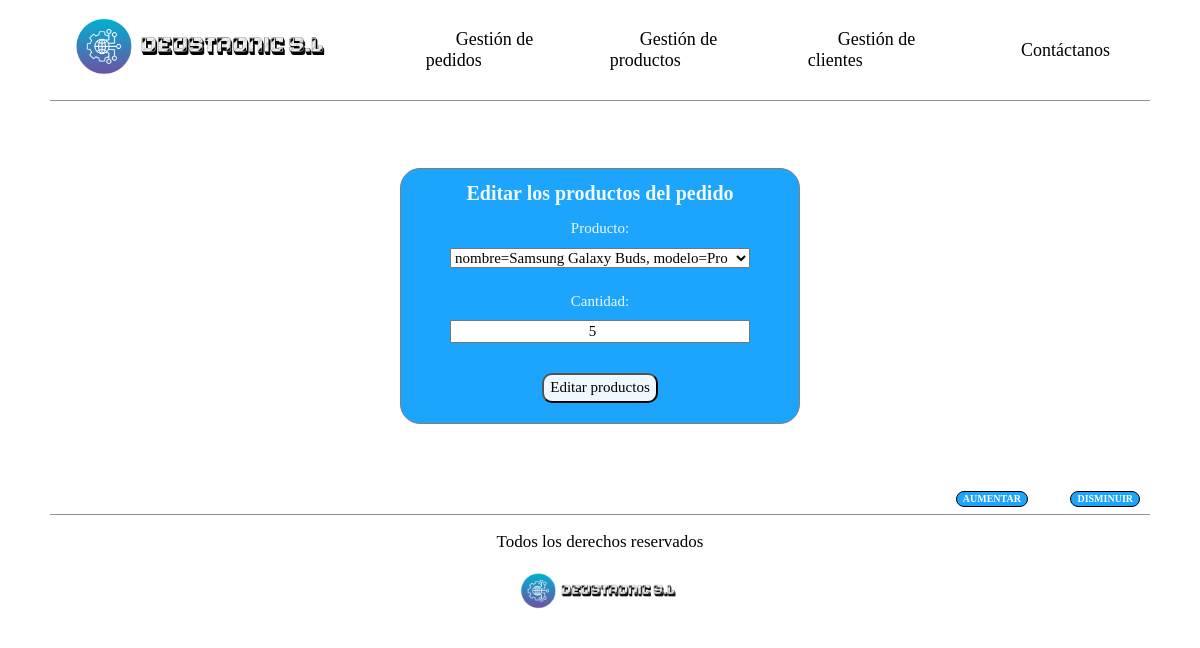
The page /deustronic/pedido/actualizar/producto/LKNC99/1233 on the database as committed earlier.
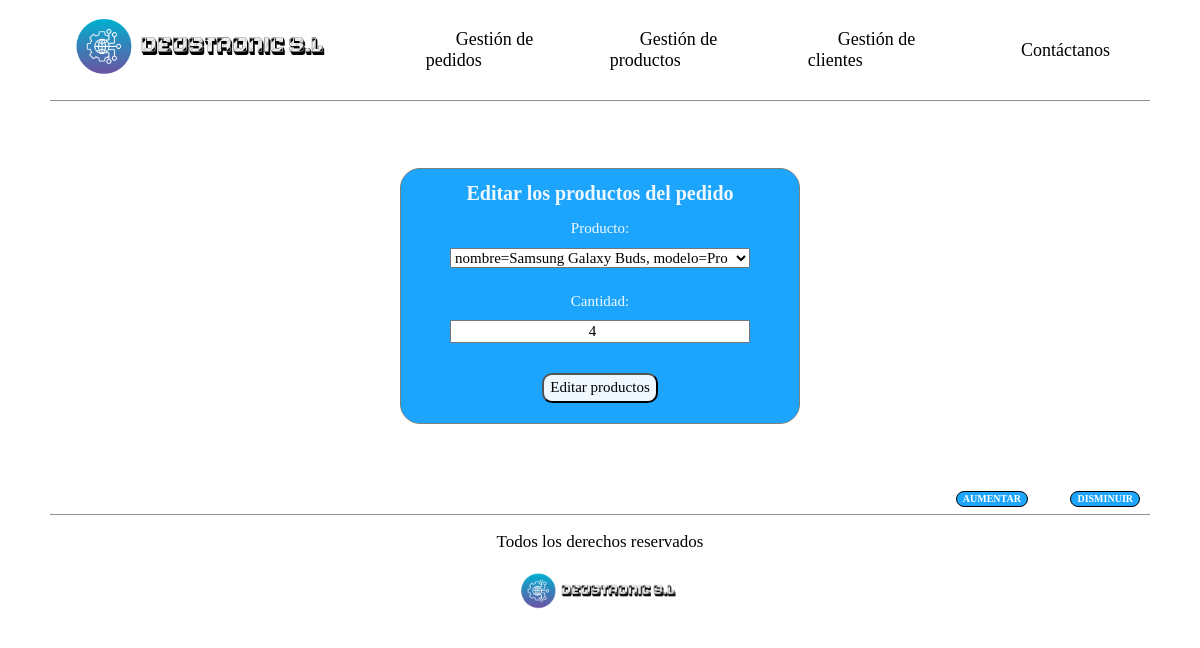
The same page on the database as committed later.
### empresaDjango/models.py (models this page shows, shortened)
class ProductoPedido(models.Model):
    producto = models.ForeignKey(Producto, on_delete=models.CASCADE)
    pedido = models.ForeignKey(Pedido, on_delete=models.CASCADE)
    cantidad = models.IntegerField()

### empresaDjango/views.py (the view, shortened to what this page needs)
# urls.py: path('pedido/actualizar/producto/<str:cod_pedido>/<str:cod_producto>', views.actualizar_productoEnPedido.as_view(),
class actualizar_productoEnPedido(UpdateView):
    model = ProductoPedido
    def get(self, request, cod_pedido, cod_producto):
        productoPedido = ProductoPedido.objects.get(pedido__cod_pedido=cod_pedido, producto__cod_producto=cod_producto)
        formulario = ProductoPedidoForm(instance=productoPedido)
        context = {
            'formulario': formulario,
            'productoPedido': productoPedido,
            'cod_pedido': cod_pedido,
            'cod_producto': cod_producto
        }
        return render(request, 'update_productoEnPedido.html', context)

### empresaDjango/forms.py
class ProductoPedidoForm(forms.ModelForm):
    class Meta:
        model = ProductoPedido
        fields = ['producto', 'cantidad']
        widgets = {
            'producto': forms.Select(attrs={'class': 'inputs-producto-pedido'}),
            'cantidad': forms.NumberInput(attrs={"class": "inputs-producto-pedido"})
        }

### empresaDjango/models.py (called while the page is built)
    def __str__(self):
        return f"nombre={self.nombre_producto}, modelo={self.modelo}"

### empresaDjango/templates/update_productoEnPedido.html (shortened to what this page needs)
{% extends 'base.html' %}
{% load static %}
{% block contenido %}
    <div class="contenedor-principal-formularios">
        <div class="formularios">
            <h1>Editar los productos del pedido</h1>
            <form class="formularios_contenido" action="{% url 'actualizar_productoEnPedido' cod_pedido=cod_pedido cod_producto=cod_producto %}"
                  method="post">
                {{ formulario.as_ul }}
                <input class="boton_filtrar" type="submit" value="Editar productos"/>
            </form>
        </div>
    </div>
{% endblock %}

### empresaDjango/templates/base.html (shortened to what this page needs)
<!DOCTYPE html>
<html lang="es">
<head>
    {% load static %}
    <link rel="stylesheet" href="{% static 'css/styles.css' %}"/>
    <link rel="stylesheet" href="{% static 'css/normalize.css' %}"/>
</head>
<body>
<header>
    <div class="navegacion">
        <nav class="nav-principal">
            <img src="{% static 'images/DEUSTRONIC.png' %}" alt="Logo Tienda"/>
            <ul class="elementos-navegacion">
                <li class="elemento">
                    <a href="{% url 'index_ped' %}">Gestión de pedidos</a>
                </li>
                <li class="elemento">
                    <a href="{% url 'index_pro' %}">Gestión de productos</a>
                </li>
                <li class="elemento">
                    <a href="{% url 'index_cli' %}">Gestión de clientes</a>
                </li>
                <li class="elemento">
                    <a href="{% url 'contacto' %}">Contáctanos</a>
                </li>
            </ul>
        </nav>
    </div>
</header>
<main>
    {% block contenido %} {% endblock %}
</main>
<footer class="footer">
    <div class="control_texto">
        <button class="boton_tamano boton" id="aumentar">AUMENTAR</button>
        <button class="boton_tamano boton" id="disminuir">DISMINUIR</button>
    </div>
    <div class="contenido-footer">
        <p class="copyright">Todos los derechos reservados</p>
        <img src="{% static 'images/DEUSTRONIC.png' %}" alt="Logo Tienda"/>
    </div>
</footer>
</body>
</html>

### empresaDjango/static/css/styles.css (style rules this page uses)
html { box-sizing: border-box; font-size: 62.5%; background-color: white; }
*, *:before, * after { box-sizing: inherit; }
a { text-decoration: none; }
.boton { background-color: #1DA5FE; transition: background-color 0.3s ease; border: 0.1rem solid black; }
.nav-principal { display: flex; flex-direction: row; align-items: center; padding: 1rem; border-bottom: 1px solid #2e2c2c83; margin: 0 5rem 0 5rem; font-size: 1rem; }
.nav-principal img { height: 8rem; }
.nav-principal a { color: rgb(0, 0, 0); margin-left: 3rem; margin-right: 3rem; text-align: center; }
.elementos-navegacion { list-style: none; display: flex; justify-content: space-between; align-items: center; font-size: 1.8rem; margin-left: 4rem; }
.inputs-producto-pedido { width: 30rem; }
.contenedor-principal-formularios { margin: 2rem 5rem 2rem 5rem; display: flex; flex-direction: column; align-items: center; justify-content: center; min-height: 35rem; }
.formularios h1 { text-align: center; margin-bottom: 0; }
.formularios { border: 1px solid grey; border-radius: 2rem; background-color: #1DA5FE; color: aliceblue; min-width: 40rem; }
.formularios_contenido li { padding-top: 0.5rem; margin: 1rem; list-style: none; display: flex; flex-direction: column; text-align: center; font-size: 1.5rem; }
.formularios_contenido label { padding-bottom: 1rem; }
.formularios_contenido input { text-align: center; }
.formularios_contenido { display: flex; flex-direction: column; align-items: center; }
.boton_filtrar { margin: 2rem; background-color: aliceblue; font-size: 1.5rem; border-radius: 1rem; height: 3rem; transition: background-color 0.3s ease; }
.footer { display: flex; flex-direction: column; }
.contenido-footer { border-top: 0.1rem solid #2e2c2c83; margin: 0 5rem 0 5rem; text-align: center; align-items: center; }
.contenido-footer img { height: 5rem; }
.copyright { font-size: 1.7rem; }
.control_texto { margin-bottom: 0.7rem; margin-right: 6rem; text-align: right; }
.boton_tamano { font-weight: bolder; background-color: #1DA5FE; border-radius: 1rem; margin-left: 4rem; text-align: center; color: white; }

Rows that differ between the two databases and show on the page:
changed ProductoPedido "nombre=Samsung Galaxy Buds, modelo=Pro": cantidad "5" → "4"
